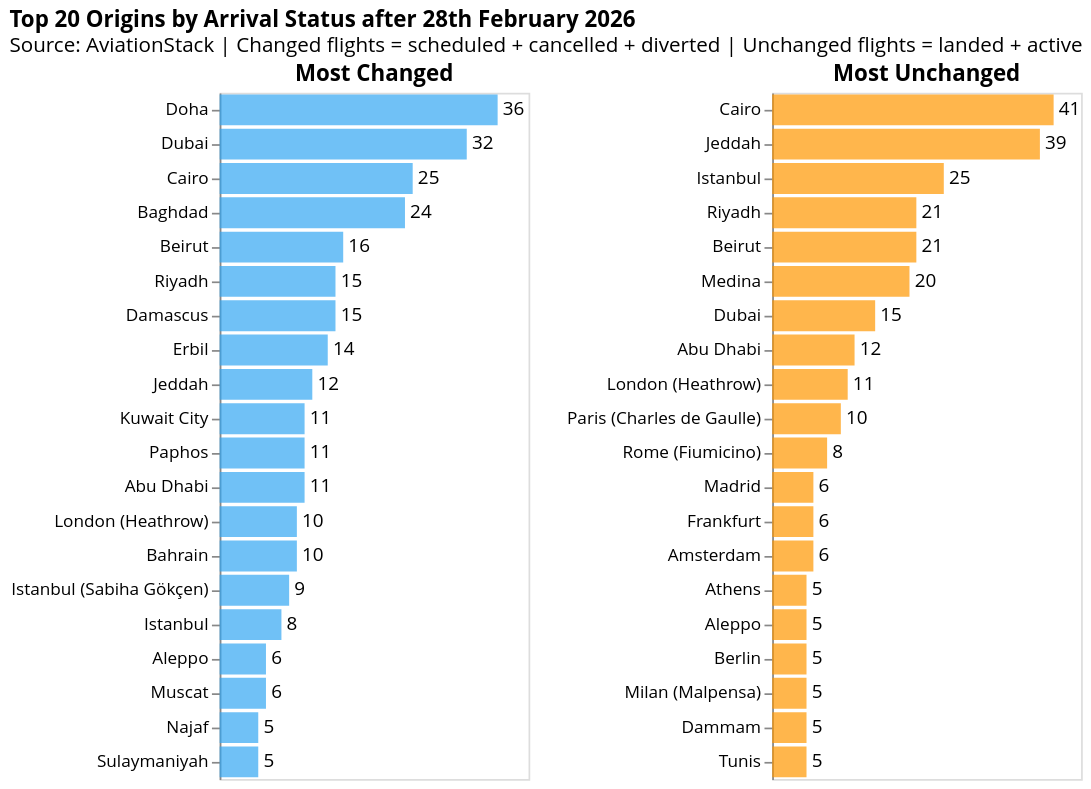

The notebook cell saved with this chart:
### Markdown cell above
### Origins with high and low disruptions

### Code cell
import altair as alt

airport_codes = sorted(arrivals_top10["iata_arr"].unique())

dropdown = alt.binding_select(options=airport_codes, name="Arrival Airport ")
selection = alt.selection_point(fields=["iata_arr"], bind=dropdown, value=airport_codes[0])

colors = {"Most Changed": "#34A7F2", "Most Unchanged": "#FF9800", }

subplots = []
for category, color in colors.items():
    subset = arrivals_top10[arrivals_top10["category"] == category]

    chart = (
        alt.Chart(subset)
        .mark_bar(color=color, opacity=0.7)
        .encode(
            y=alt.Y("airportcity:N", sort="-x", title=None),
            x=alt.X("count:Q", title=None, axis=None),
            tooltip=[
                alt.Tooltip("airportcity:N", title="Origin"),
                alt.Tooltip("count:Q", title="Flights"),
            ],
        )
        .properties(width=180, height=400, title=category)
        .add_params(selection)
        .transform_filter(selection)
    )

    text = chart.mark_text(align="left", dx=3, fontSize=11, font="Open Sans").encode(
        text="count:Q"
    )

    subplots.append(chart + text)

final = (
    alt.hconcat(subplots[0], subplots[1])
    .properties(
        title=alt.Title(
            "Top 20 Origins by Arrival Status after 28th February 2026",
            subtitle="Source: AviationStack | Changed flights = scheduled + cancelled + diverted | Unchanged flights = landed + active",
        )
    )
    .configure_title(font="Open Sans", subtitleFont="Open Sans")
    .configure_axis(labelFont="Open Sans", titleFont="Open Sans")
    .configure_legend(labelFont="Open Sans", titleFont="Open Sans")
    .configure_text(font="Open Sans")
)

final

### Figure 1 — Vega-Lite specification as saved in the notebook (floating-point values rounded to 4 significant figures; data arrays with more than 128 entries replaced by an {"elided": "..."} marker saying what was removed)
{"config": {"view": {"continuousWidth": 300, "continuousHeight": 300}, "axis": {"labelFont": "Open Sans", "titleFont": "Open Sans"}, "legend": {"labelFont": "Open Sans", "titleFont": "Open Sans"}, "text": {"font": "Open Sans"}, "title": {"font": "Open Sans", "subtitleFont": "Open Sans"}}, "hconcat": [{"layer": [{"mark": {"type": "bar", "color": "#34A7F2", "opacity": 0.7}, "encoding": {"tooltip": [{"field": "airportcity", "title": "Origin", "type": "nominal"}, {"field": "count", "title": "Flights", "type": "quantitative"}], "x": {"axis": null, "field": "count", "title": null, "type": "quantitative"}, "y": {"field": "airportcity", "sort": "-x", "title": null, "type": "nominal"}}, "name": "view_45", "title": "Most Changed", "transform": [{"filter": {"param": "param_19"}}]}, {"mark": {"type": "text", "align": "left", "dx": 3, "font": "Open Sans", "fontSize": 11}, "encoding": {"text": {"field": "count", "type": "quantitative"}, "tooltip": [{"field": "airportcity", "title": "Origin", "type": "nominal"}, {"field": "count", "title": "Flights", "type": "quantitative"}], "x": {"axis": null, "field": "count", "title": null, "type": "quantitative"}, "y": {"field": "airportcity", "sort": "-x", "title": null, "type": "nominal"}}, "title": "Most Changed", "transform": [{"filter": {"param": "param_19"}}]}], "data": {"name": "data-dc800f1254d2c285aa455f788c1d0d29"}, "height": 400, "width": 180}, {"layer": [{"mark": {"type": "bar", "color": "#FF9800", "opacity": 0.7}, "encoding": {"tooltip": [{"field": "airportcity", "title": "Origin", "type": "nominal"}, {"field": "count", "title": "Flights", "type": "quantitative"}], "x": {"axis": null, "field": "count", "title": null, "type": "quantitative"}, "y": {"field": "airportcity", "sort": "-x", "title": null, "type": "nominal"}}, "name": "view_46", "title": "Most Unchanged", "transform": [{"filter": {"param": "param_19"}}]}, {"mark": {"type": "text", "align": "left", "dx": 3, "font": "Open Sans", "fontSize": 11}, "encoding": {"text": {"field": "count", "type": "quantitative"}, "tooltip": [{"field": "airportcity", "title": "Origin", "type": "nominal"}, {"field": "count", "title": "Flights", "type": "quantitative"}], "x": {"axis": null, "field": "count", "title": null, "type": "quantitative"}, "y": {"field": "airportcity", "sort": "-x", "title": null, "type": "nominal"}}, "title": "Most Unchanged", "transform": [{"filter": {"param": "param_19"}}]}], "data": {"name": "data-d6fd6a4dee718449ffd463782f52cc0d"}, "height": 400, "width": 180}], "params": [{"name": "param_19", "select": {"type": "point", "fields": ["iata_arr"]}, "bind": {"input": "select", "options": ["AMM", "AUH", "CAI", "CMN", "DOH", "DXB", "JED", "RUH"], "name": "Arrival Airport "}, "value": "AMM", "views": ["view_45", "view_46"]}], "title": {"text": "Top 20 Origins by Arrival Status after 28th February 2026", "subtitle": "Source: AviationStack | Changed flights = scheduled + cancelled + diverted | Unchanged flights = landed + active"}, "$schema": "https://vega.github.io/schema/vega-lite/v5.20.1.json", "datasets": {"data-dc800f1254d2c285aa455f788c1d0d29": {"elided": "151 records"}, "data-d6fd6a4dee718449ffd463782f52cc0d": {"elided": "160 records"}}}
